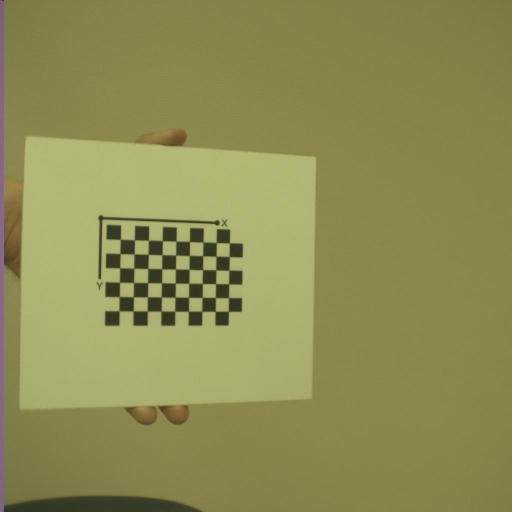
#> input picture Calibratie 1/calibrationLeft/Calibratie 1_L_1.jpg, 1024 x 1024 px (shown at 1/2 size); its folder holds only this picture in this run
$ python -i pre_process.py   (imports and definitions only)
#> lines starting #> are read from the running program, lines starting #| are printed output that depends on the picture
"""
This file contains the preprocessing function along with one that performs global color normalization on an image.
"""
import numpy as np
import cv2 as cv
from camera_calibration import rectify_images
from remove_background import get_foreground_mask_HSV, get_foreground_mask_HSV_interactively


def normalize_global_color_type(image, T=np.float32):
    """
    Performs global color normalization on an image.
    :param image: A numpy array representing the image.
    :param T: The type of the image, for now only floats and doubles are supported.
    :return: normalized_image (T): A numpy array representing the normalized image
    """
    # Compute the mean and standard deviation of each color channel.
    mean = np.mean(image, axis=(0, 1))
    std = np.std(image, axis=(0, 1))

    # Normalize the image.
    image = ((image - mean) / std).astype(T)

    # convert to 0-255, CV_8U
    image = cv.normalize(image, image, alpha=0, beta=255, norm_type=cv.NORM_MINMAX,
                         dtype=cv.CV_8U)
    return image


def preprocess(images, calibration_data=None, suffix=None, save_path='output', display=False):
    """
    Preprocesses the images by normalizing the global color and removing the background. Also performs stereo rectification.
    Args:
        save_path:
        display: Whether to display the images.
        images: A list of two images, unrectified.
        calibration_data: The calibration data dictionary.
        suffix: The suffix of the calibration data to use.

    Returns:

    """
    # Stereo rectification to facilitate the dense stereo matching, also performs non-linear distortion correction!
    images = rectify_images(images[0], images[1], calibration_data[f'map1x{suffix}'],
                            calibration_data[f'map1y{suffix}'],
                            calibration_data[f'map2x{suffix}'], calibration_data[f'map2y{suffix}'],
                            calibration_data[f'ROI1{suffix}'], calibration_data[f'ROI2{suffix}'], suffix)
    mask = np.ones_like(images)[:, :, :, 0] * 255
    for i in [0, 1]:
        # global colour normalization to make sure that the so-called ‘Constant Brightness Assumption’ holds true.
        images[i] = normalize_global_color_type(images[i])

        # get_foreground_mask_HSV_interactively(images[i]) # Uncomment this line to interactively select the HSV values
        # Make Foreground mask
        mask[i] = get_foreground_mask_HSV(images[i],
                                          cleaning_amount=50, closing_amount=5, fill_holes=True,
                                          v_min=40, v_max=255,  # To get rid of hair mainly
                                          s_min=0, s_max=50,  # To get rid of clothes
                                          h_min=100, h_max=255,  # To isolate the skin
                                          hue_shift=200)

    # Apply the mask to the images as a translucent red overlay
    im1 = images[0].copy()
    im2 = images[1].copy()

    im1[mask[0] != 255] = [0, 0, 255]
    im2[mask[1] != 255] = [0, 0, 255]

    im1 = cv.addWeighted(im1, 0.5, images[0], 0.5, 0)
    im2 = cv.addWeighted(im2, 0.5, images[1], 0.5, 0)

    # Save the images
    cv.imwrite(f"{save_path}{suffix}_Left.jpg", im1)
    cv.imwrite(f"{save_path}{suffix}_Right.jpg", im2)

    if display:  # Display the images
        # Display the masked images
        cv.imshow(f"Left{suffix}", im1)
        cv.imshow(f"Right{suffix}", im2)
        cv.waitKey(0)

    return images, mask

>>> import cv2
>>> picture = cv2.imread('Calibratie 1/calibrationLeft/Calibratie 1_L_1.jpg', cv2.IMREAD_GRAYSCALE)
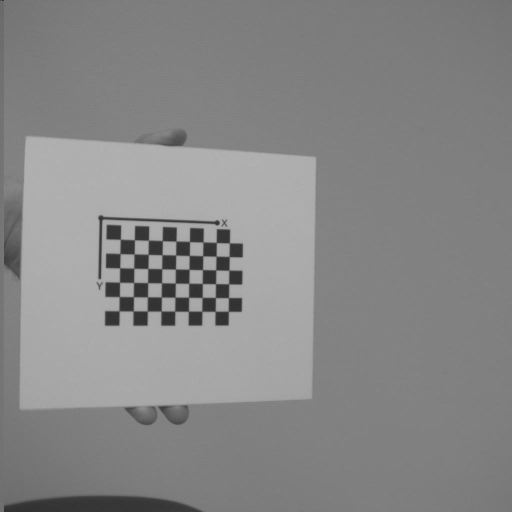
#> picture: shape (1024, 1024) (shown at 1/2 size); min 14, max 180, mean 134.9
>>> result = preprocess(picture)
#> (the run stopped early here; a loop or call above may not have finished)

$ run again, on Calibratie 1/calibrationLeft/Calibratie 1_L_1089.jpg
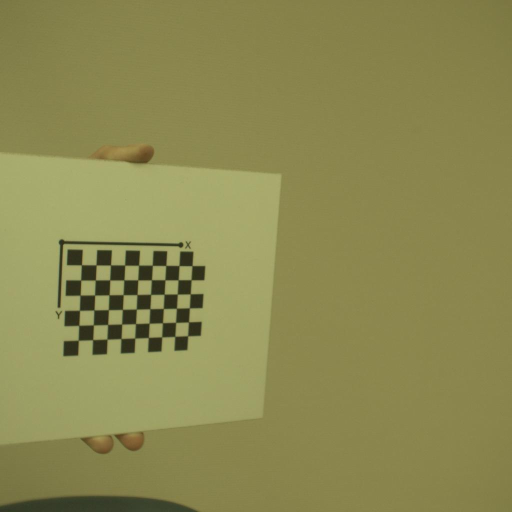
#> input picture Calibratie 1/calibrationLeft/Calibratie 1_L_1089.jpg, 1024 x 1024 px (shown at 1/2 size)
#> `picture = cv2.imread('Calibratie 1/calibrationLeft/Calibratie 1_L_1.jp..`:
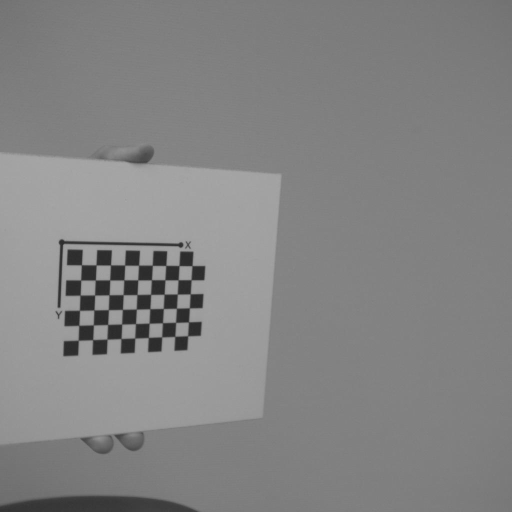
#> picture: shape (1024, 1024) (shown at 1/2 size); min 36, max 170, mean 131.5
